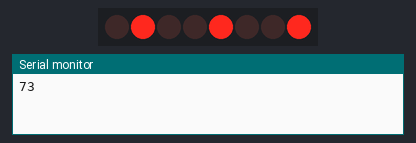
A sketch run on a simulated Arduino Uno, built with avr-gcc and run on an emulated ATmega328P. Parts: 8 shift-register outputs drawn as a row of LEDs (first output left, lit = HIGH), the last lines printed to the serial monitor. Wiring (inferred from the names in the program): shift register (74HC595): data pin 12; shift clock pin 9; latch pin 11. Wiring (inferred from the signals the program sends): row of LEDs: on Q0, Q1, Q2, Q3, Q4, Q5, Q6, Q7.

Above: at 0.5 s.
At 3.5 s:
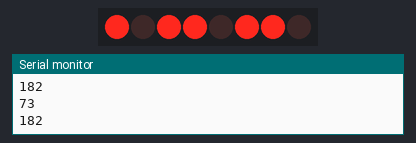
Timing chart, 0 to 4.6 s (numbered marks = the images above):
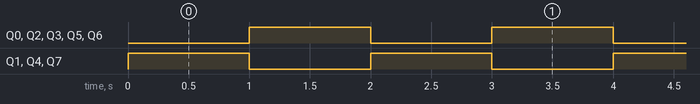

The sketch:

bitFlipper.ino
```cpp
const int dataPin = 12;
const int latchPin = 11;
const int clockPin = 9;

int dt = 1000;
byte myByte = 0b01001001;


void setup() {
  // put your setup code here, to run once:
  Serial.begin(9600);
  pinMode(dataPin, OUTPUT);
  pinMode(latchPin, OUTPUT);
  pinMode(clockPin, OUTPUT);


}

void loop() {
  // put your main code here, to run repeatedly:

  digitalWrite(latchPin, LOW);
  shiftOut(dataPin, clockPin, LSBFIRST, myByte);
  digitalWrite(latchPin, HIGH);
  Serial.println(myByte, DEC);

  delay(dt);

  myByte = 255 - myByte;


}
```

Measured:
- by itself, Q0–7: alternates HIGH for 1.0 s and LOW for 1.0 s
